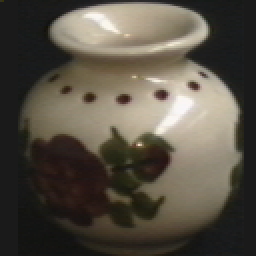
%> input picture vaja2/data/slike/obj58__0.png, 128 x 128 px (shown 2 times larger)
$ octave naloga1bc.m   (GNU Octave 9; MATLAB toolbox functions it lacks are replaced by stand-ins)
%> lines starting %> are read from the running program, lines starting %| are printed output that depends on the picture
### vaja2/rgb2gray.m
function X = rgb2gray(A)
    A = double(A);
    A = (A(:,:,1) + A(:,:,2) + A(:,:,3))/3.0;
    X = uint8(A);
end

### vaja2/myhist.m
function [R, celice] = myhist(I, nbins)
I = double(I);
[h,w] = size(I);
input_vektor = reshape(I, h*w, 1);
R = zeros(1, nbins);
max_val_in = 255; min_val_in = 0; % sivinski nivo
max_val_out = nbins; min_val_out = 0; % index celice

% super fast:
input_vektor = val2binidx(input_vektor(:), max_val_in, min_val_in,max_val_out, min_val_out);
for i = 1 : length(R)
    R(i) = sum(input_vektor == i);
end

idx = 1 : nbins;
celice = binidx2val(idx, max_val_in, min_val_in, max_val_out, min_val_out);
R = R ./ sum(R);

%R(val2binidx(I(:), max_val_in, min_val_in, max_val_out, min_val_out)) = R(val2binidx(I(:), max_val_in, min_val_in, max_val_out, min_val_out));

% Normalizacija:

endfunction

### vaja2/binidx2val.m
function val = binidx2val(idx, max_val_in, min_val_in, max_val_out, min_val_out)
% funkcija transformira index v izhodno vrednost
skalirni_faktor = (max_val_out - min_val_out) ./ (max_val_in - min_val_in) ;
val = (idx - min_val_out)./skalirni_faktor ;

### vaja2/val2binidx.m
function idx = val2binidx(val, max_val_in, min_val_in, max_val_out, min_val_out)
% funkcija transformira vhodno vrednost v index
skalirni_faktor = (max_val_out - min_val_out) / (max_val_in - min_val_in) ;
idx =round(val*skalirni_faktor) + min_val_out ;

### vaja2/naloga1bc.m
# Draw the files:
beans = 8;
imgs = {"data/slike/obj58__0.png", "data/slike/obj68__0.png", "data/slike/obj37__0.png"};
img_hist = zeros(length(imgs),beans);
for i = 1:length(imgs)
    img = rgb2gray(imread(imgs{i}));
%> in rgb2gray, `A = (A(:,:,1) + A(:,:,2) + A(:,:,3))/3.0;`:
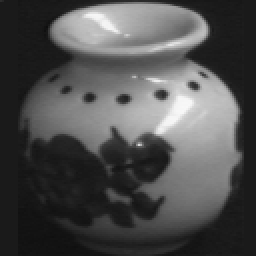
%> A: size 128x128 double (shown 2 times larger); min 14, max 248, mean 78.8
    [h,w] = size(img) ;
%> h = 128; w = 128
    img1D = reshape(img,w*h,1);
    figure(i); clf;
    subplot(1,2,1); imshow(img);
    title(imgs{i});
    img_hist(i,:) = myhist(img1D,beans);
%> after the loop in myhist, `for i = 1 : length(R)`: R = [8256 1323 1615 1979 1660 1247 184 117]
%> in myhist, `R = R ./ sum(R);`: R = [0.504 0.0808 0.0986 0.121 0.101 0.0761 0.0112 0.00714]
    subplot(1,2,2); bar(img_hist(i,:));
%> after `bar(img_hist(i,:))`:
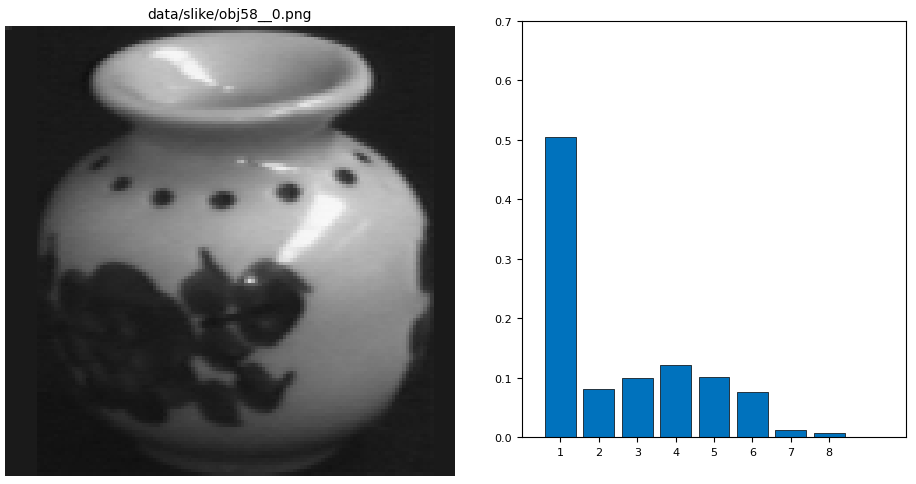
%> figure redrawn from the program's plot data, 2 panels
end
%> pass 2 of the loop `for i = 1:length(imgs)`:
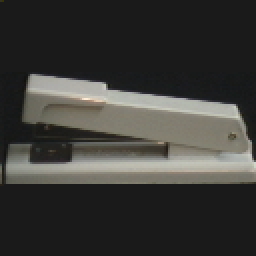
%> input picture vaja2/data/slike/obj68__0.png, 128 x 128 px (shown 2 times larger)
%> `bar(img_hist(i,:))`:
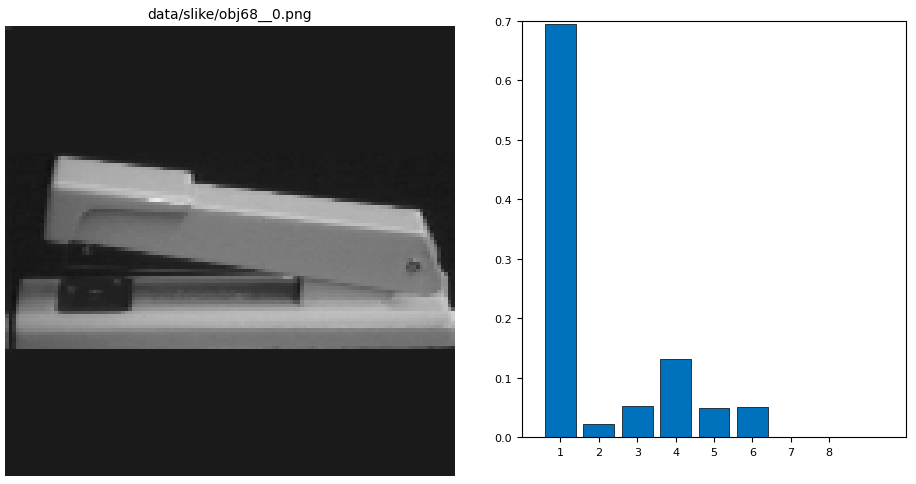
%> figure redrawn from the program's plot data, 2 panels
%> (the run ends here)
